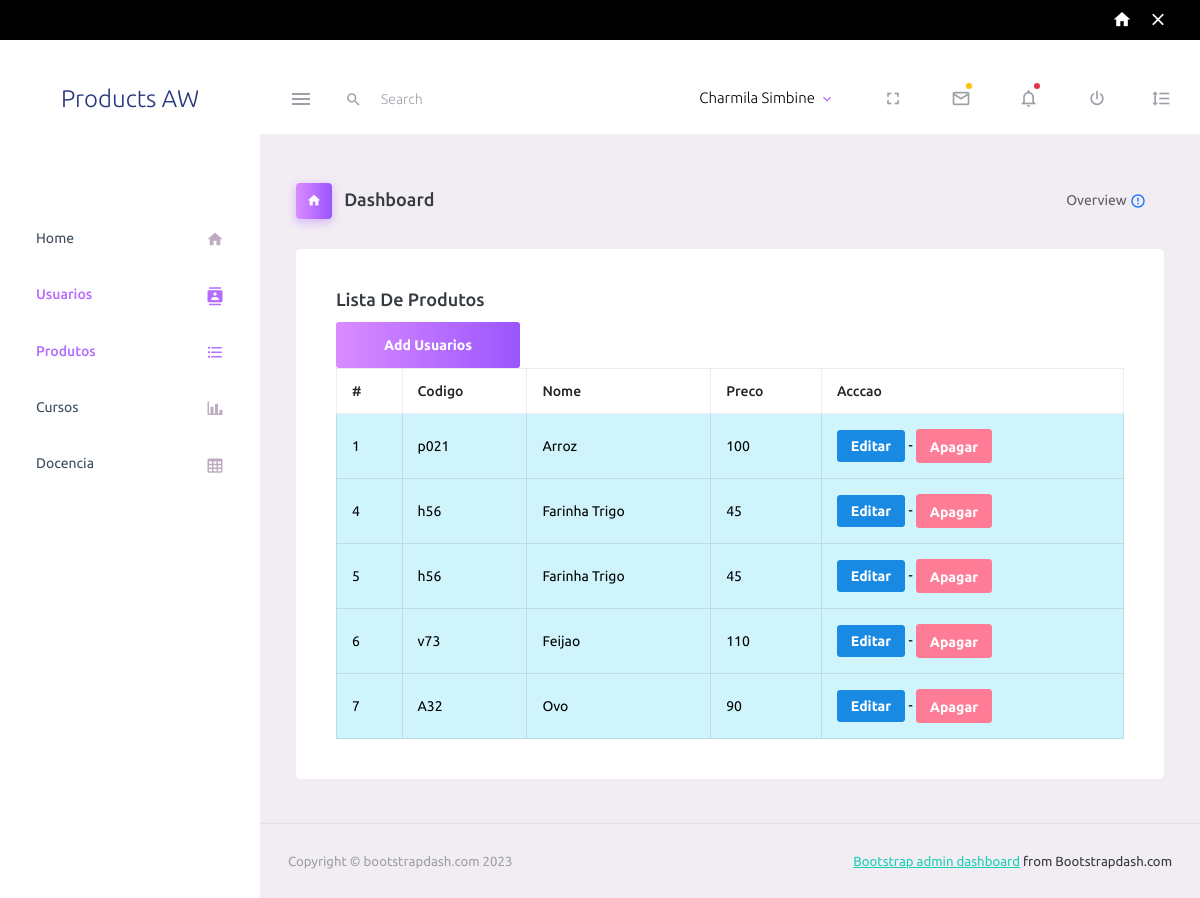
The app's page /produtos/index.php with its own data.
### tables this page shows
CREATE TABLE `produtos` (
  `id` int(11) NOT NULL,
  `cod` varchar(255) NOT NULL,
  `name` varchar(100) NOT NULL,
  `price` tinyint(1) NOT NULL
);

### produtos/index.php (the view, shortened to what this page needs)
<?php
include_once("../_db.php");
include_once("../header.php"); ?>
<div class="main-panel">
          <div class="content-wrapper">
            <div class="page-header">
              <h3 class="page-title">
                <span class="page-title-icon bg-gradient-primary text-white me-2">
                  <i class="mdi mdi-home"></i>
                </span> Dashboard
              </h3>
              <nav aria-label="breadcrumb">
                <ul class="breadcrumb">
                  <li class="breadcrumb-item active" aria-current="page">
                    <span></span>Overview <i class="mdi mdi-alert-circle-outline icon-sm text-primary align-middle"></i>
                  </li>
                </ul>
              </nav>
            </div>
			<div class="col-lg-12 stretch-card">
                <div class="card">
                  <div class="card-body">
                    <h4 class="card-title">Lista de Produtos</h4>
                    <a href="#"><button class="btn btn-block btn-gradient-primary btn-lg font-weight-medium auth-form-btn">Add Usuarios</button></a>
                    <table class="table table-bordered">
                      <thead>
                        <tr>
                          <th> # </th>
                          <th> Codigo </th>
                          <th> Nome </th>
                          <th> Preco </th>
                          <th> Acccao</th>
                        </tr>
                      </thead>
                      <?php
                      $data = mysqli_query($connect, "SELECT * FROM produtos");
                      while($value = mysqli_fetch_array($data)) {
                        ?>
                      <tbody>
                        <tr class="table-info">
                          <td> <?php echo $value ['id'] ?> </td>
                          <td> <?php echo $value ['cod'] ?> </td>
                          <td> <?php echo $value ['name'] ?></td>
                          <td> <?php echo $value ['price'] ?> </td>
                          <td>
							<a class="btn btn-sm btn-info " href="edit.php?id=<?php echo $value['id']; ?>">Editar </a> -
							<a class="btn btn-sm btn-danger " href="produtos/deleteQuery.php?id=<?php echo $value['id']; ?>" onclick="return confirma()"><i class="fas fa-trash"></i> Apagar</a>
						  </td>
                        </tr>
                        <?php    }?>
                      </tbody>
                    </table>
                  </div>
                </div>
              </div>
		 </div>
<?php
include_once("../footer.php");  ?>

### header.php (shortened to what this page needs)
<!DOCTYPE html>
<html lang="en">
  <head>
    <link rel="stylesheet" href="assets/vendors/mdi/css/materialdesignicons.min.css">
    <link rel="stylesheet" href="assets/vendors/css/vendor.bundle.base.css">
    <link rel="stylesheet" href="assets/css/style.css">
  </head>
  <body>
    <div class="container-scroller">
      <div class="row p-0 m-0 proBanner" id="proBanner">
        <div class="col-md-12 p-0 m-0">
          <div class="card-body card-body-padding d-flex align-items-center justify-content-between">
            <div class="d-flex align-items-center justify-content-between">
              <a href="https://www.bootstrapdash.com/product/purple-bootstrap-admin-template/"><i class="mdi mdi-home me-3 text-white"></i></a>
              <button id="bannerClose" class="btn border-0 p-0">
                <i class="mdi mdi-close text-white me-0"></i>
              </button>
            </div>
          </div>
        </div>
      </div>
      <nav class="navbar default-layout-navbar col-lg-12 col-12 p-0 fixed-top d-flex flex-row">
        <div class="text-center navbar-brand-wrapper d-flex align-items-center justify-content-center">
          <a class="navbar-brand brand-logo" href="home.php"> Products AW</a>
        </div>
        <div class="navbar-menu-wrapper d-flex align-items-stretch">
          <button class="navbar-toggler navbar-toggler align-self-center" type="button" data-toggle="minimize">
            <span class="mdi mdi-menu"></span>
          </button>
          <div class="search-field d-none d-md-block">
            <form class="d-flex align-items-center h-100" action="#">
              <div class="input-group">
                <div class="input-group-prepend bg-transparent">
                  <i class="input-group-text border-0 mdi mdi-magnify"></i>
                </div>
                <input type="text" class="form-control bg-transparent border-0" placeholder="Search">
              </div>
            </form>
          </div>
          <ul class="navbar-nav navbar-nav-right">
            <li class="nav-item nav-profile dropdown">
              <a class="nav-link dropdown-toggle" id="profileDropdown" href="#" data-bs-toggle="dropdown" aria-expanded="false">
                <div class="nav-profile-text">
                  <p class="mb-1 text-black">Charmila Simbine</p>
                </div>
              </a>
            </li>
            <li class="nav-item d-none d-lg-block full-screen-link">
              <a class="nav-link">
                <i class="mdi mdi-fullscreen" id="fullscreen-button"></i>
              </a>
            </li>
            <li class="nav-item dropdown">
              <a class="nav-link count-indicator dropdown-toggle" id="messageDropdown" href="#" data-bs-toggle="dropdown" aria-expanded="false">
                <i class="mdi mdi-email-outline"></i>
                <span class="count-symbol bg-warning"></span>
              </a>
            </li>
            <li class="nav-item dropdown">
              <a class="nav-link count-indicator dropdown-toggle" id="notificationDropdown" href="#" data-bs-toggle="dropdown">
                <i class="mdi mdi-bell-outline"></i>
                <span class="count-symbol bg-danger"></span>
              </a>
            </li>
            <li class="nav-item nav-logout d-none d-lg-block">
              <a class="nav-link" href="#">
                <i class="mdi mdi-power"></i>
              </a>
            </li>
            <li class="nav-item nav-settings d-none d-lg-block">
              <a class="nav-link" href="#">
                <i class="mdi mdi-format-line-spacing"></i>
              </a>
            </li>
          </ul>
        </div>
      </nav>
      <div class="container-fluid page-body-wrapper">
        <nav class="sidebar sidebar-offcanvas" id="sidebar">
          <ul class="nav">
            <li class="nav-item nav-profile">
              <a href="#" class="nav-link">
            <li class="nav-item">
              <a class="nav-link" href="home.php">
                <span class="menu-title">Home</span>
                <i class="mdi mdi-home menu-icon"></i>
              </a>
            </li>
            <li class="nav-item">
              <a class="nav-link" href="users/index.php">
                <span class="menu-title">Usuarios</span>
                <i class="mdi mdi-contacts menu-icon"></i>
              </a>
            </li>
            <li class="nav-item">
              <a class="nav-link" href="produtos/index.php">
                <span class="menu-title">Produtos</span>
                <i class="mdi mdi-format-list-bulleted menu-icon"></i>
              </a>
            </li>
            <li class="nav-item">
              <a class="nav-link" href="#">
                <span class="menu-title">Cursos</span>
                <i class="mdi mdi-chart-bar menu-icon"></i>
              </a>
            </li>
            <li class="nav-item">
              <a class="nav-link" href="#">
                <span class="menu-title">Docencia</span>
                <i class="mdi mdi-table-large menu-icon"></i>
              </a>
            </li>
          </ul>
        </nav>

### footer.php (shortened to what this page needs)
<footer class="footer">
            <div class="container-fluid d-flex justify-content-between">
              <span class="text-muted d-block text-center text-sm-start d-sm-inline-block">Copyright © bootstrapdash.com 2023</span>
              <span class="float-none float-sm-end mt-1 mt-sm-0 text-end"><a href="https://www.bootstrapdash.com/bootstrap-admin-template/" target="_blank">Bootstrap admin dashboard</a> from Bootstrapdash.com</span>
            </div>
          </footer>
        </div>
      </div>
    </div>
  </body>
</html>

### records on screen
produtos: id "1", cod "p021", name "Arroz", price "100"
produtos: id "4", cod "h56", name "Farinha Trigo", price "45"
produtos: id "5", cod "h56", name "Farinha Trigo", price "45"
produtos: id "6", cod "v73", name "Feijao", price "110"
produtos: id "7", cod "A32", name "Ovo", price "90"
